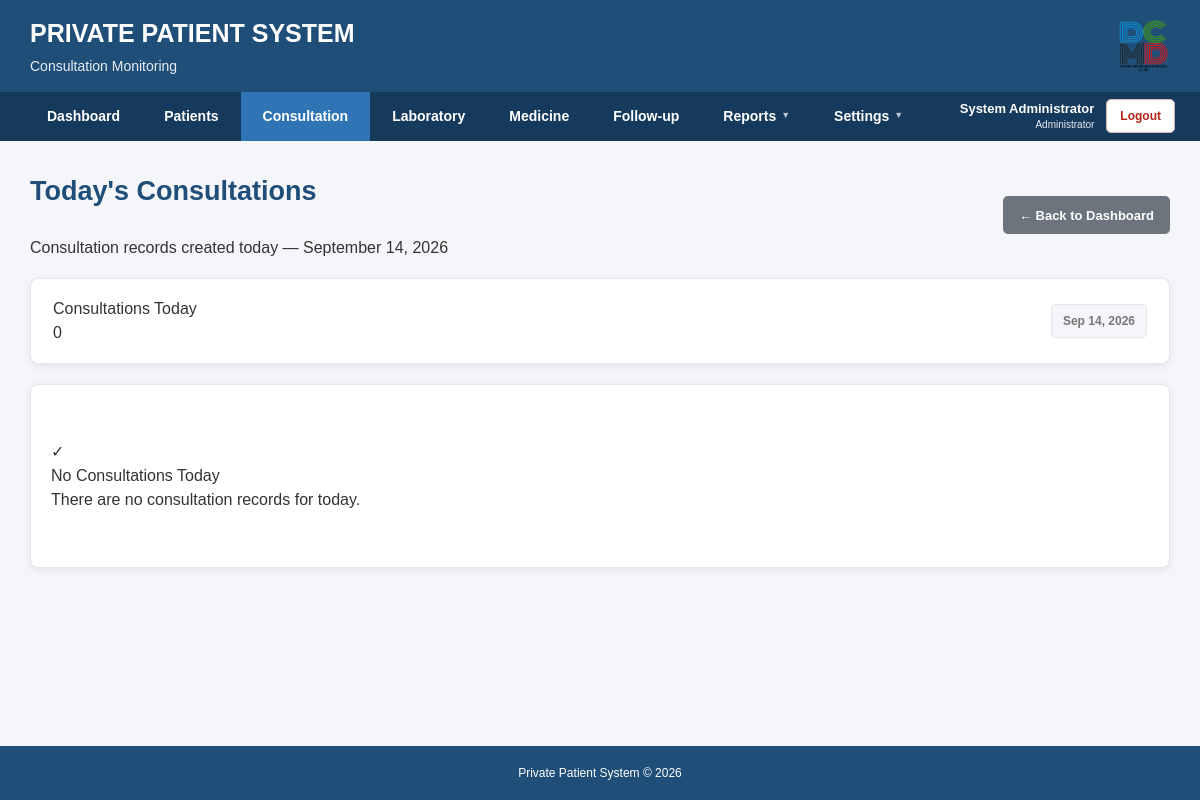
/private_patient_system/patients/todays_consultationdays.php (signed in), run on an earlier commit of the app's database.
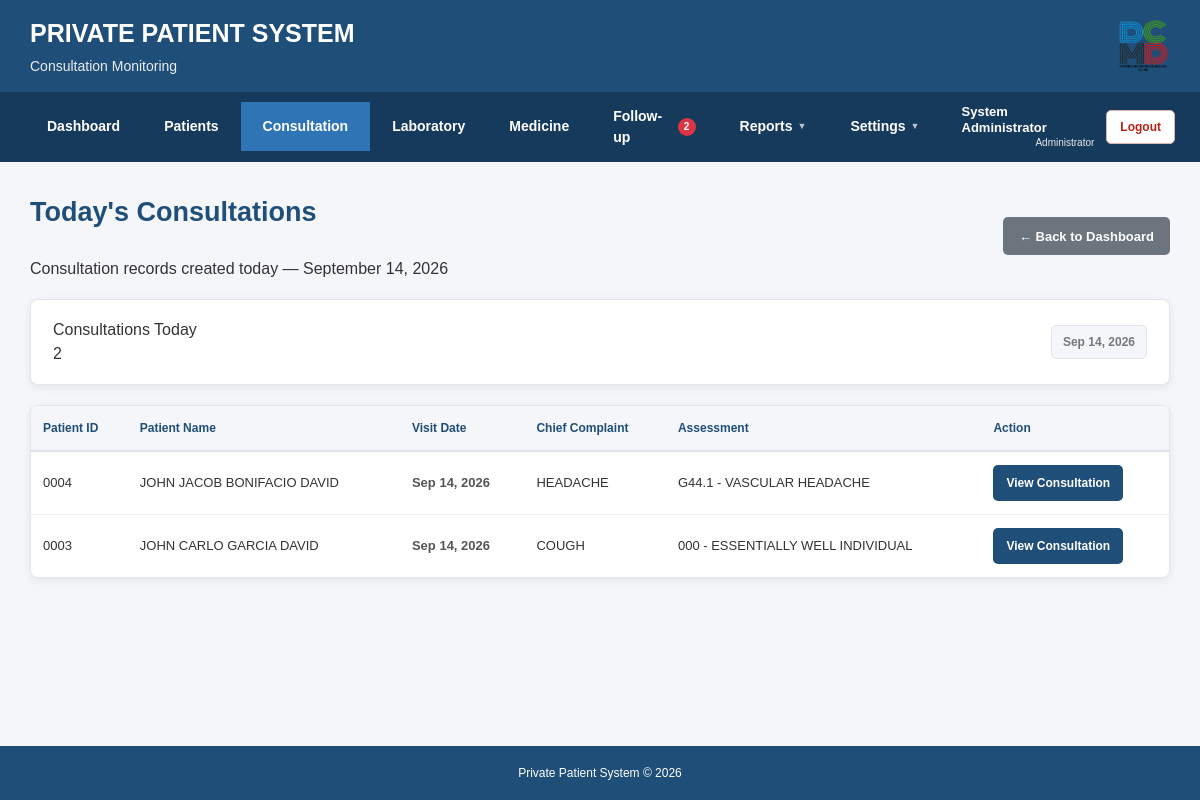
And on a later commit of the database.
### tables this page shows
CREATE TABLE IF NOT EXISTS `consultations` (
  `id` int(11) NOT NULL AUTO_INCREMENT,
  `patient_id` int(11) NOT NULL,
  `visit_date` date NOT NULL,
  `chief_complaint` text,
  `history_illness` text,
  `blood_pressure` varchar(20) DEFAULT NULL,
  `bp_status` varchar(50) DEFAULT NULL,
  `temperature` decimal(4,1) DEFAULT NULL,
  `pulse_rate` int(11) DEFAULT NULL,
  `respiratory_rate` int(11) DEFAULT NULL,
  `oxygen_saturation` int(11) DEFAULT NULL,
  `weight` decimal(5,2) DEFAULT NULL,
  `height` decimal(5,2) DEFAULT NULL,
  `bmi` decimal(5,2) DEFAULT NULL,
  `bmi_status` varchar(30) DEFAULT NULL,
  `assessment` text,
  `medication` text,
  `management` text,
  `follow_up_date` date DEFAULT NULL,
  `remarks` text,
  `created_at` timestamp NOT NULL DEFAULT CURRENT_TIMESTAMP,
  `follow_up_status` varchar(30) NOT NULL DEFAULT 'PENDING',
  PRIMARY KEY (`id`),
  KEY `patient_id` (`patient_id`)
);

CREATE TABLE IF NOT EXISTS `patients` (
  `id` int(11) NOT NULL AUTO_INCREMENT,
  `patient_id` varchar(10) NOT NULL,
  `last_name` varchar(100) NOT NULL,
  `first_name` varchar(100) NOT NULL,
  `middle_name` varchar(100) DEFAULT NULL,
  `birthdate` date NOT NULL,
  `sex` enum('Male','Female') NOT NULL,
  `civil_status` varchar(30) DEFAULT NULL,
  `philhealth_no` varchar(30) DEFAULT NULL,
  `philhealth_yakap_status` varchar(30) DEFAULT NULL,
  `address` text,
  `contact_no` varchar(20) DEFAULT NULL,
  `email` varchar(150) DEFAULT NULL,
  `emergency_contact` varchar(150) DEFAULT NULL,
  `emergency_contact_no` varchar(20) DEFAULT NULL,
  `date_registered` date NOT NULL,
  `status` enum('Active','Inactive','Deceased') NOT NULL DEFAULT 'Active',
  `created_at` timestamp NOT NULL DEFAULT CURRENT_TIMESTAMP,
  PRIMARY KEY (`id`),
  UNIQUE KEY `patient_id` (`patient_id`)
);

### private_patient_system/patients/todays_consultationdays.php (the view, shortened to what the changed rows need)
<?php
require_once "../config/database.php";
$activePage = "consultations";
$today = date("Y-m-d");
$sql = "
    SELECT
        c.id,
        c.patient_id,
        c.visit_date,
        c.chief_complaint,
        c.assessment,
        p.patient_id AS patient_number,
        p.first_name,
        p.middle_name,
        p.last_name
    FROM consultations c
    INNER JOIN patients p
        ON c.patient_id = p.id
    WHERE c.visit_date = ?
    ORDER BY c.id DESC
";
$stmt = $conn->prepare($sql);
$stmt->bind_param(
    "s",
    $today
);
$stmt->execute();
$result = $stmt->get_result();
$totalToday = $result->num_rows;
include __DIR__ . "/../includes/header.php";
include __DIR__ . "/../includes/navigation.php";
?>
<main class="main-container consultation-days-page">
    <div class="section-header consultation-days-header">
        <div>
            <h2 class="page-title">
                Today's Consultations
            </h2>
        </div>
    </div>
    <div class="card consultation-count-card">
        <div class="consultation-count-content">
            <div>
                <div class="summary-label">
                    Consultations Today
                </div>
                <div class="summary-number">
                    <?php echo $totalToday; ?>
                </div>
            </div>
        </div>
    </div>
    <div class="card consultation-days-table-card">
        <?php if ($totalToday > 0) { ?>
            <div class="table-container consultation-days-table-container">
                <table class="consultation-days-table">
                    <thead>
                        <tr>
                            <th>
                                Patient ID
                            </th>
                            <th>
                                Patient Name
                            </th>
                            <th>
                                Visit Date
                            </th>
                            <th>
                                Chief Complaint
                            </th>
                            <th>
                                Assessment
                            </th>
                            <th>
                                Action
                            </th>
                        </tr>
                    </thead>
                    <tbody>
                    <?php while ($row = $result->fetch_assoc()) { ?>
                        <?php
                        $fullName =
                            $row['first_name'];
                        if (!empty($row['middle_name'])) {
                            $fullName .=
                                " " .
                                $row['middle_name'];
                        }
                        $fullName .=
                            " " .
                            $row['last_name'];
                        ?>
                        <tr>
                            <td>
                                <span class="patient-id">
                                    <?php
                                    echo htmlspecialchars(
                                        $row['patient_number']
                                    );
                                    ?>
                                </span>
                            </td>
                            <td>
                                <span class="patient-name">
                                    <?php
                                    echo htmlspecialchars(
                                        $fullName
                                    );
                                    ?>
                                </span>
                            </td>
                            <td>
                                <span class="consultation-date">
                                    <?php
                                    echo date(
                                        "M d, Y",
                                        strtotime(
                                            $row['visit_date']
                                        )
                                    );
                                    ?>
                                </span>
                            </td>
                            <td class="consultation-text-cell">
                                <?php
                                if (
                                    !empty(
                                        $row['chief_complaint']
                                    )
                                ) {
                                    echo htmlspecialchars(
                                        $row['chief_complaint']
                                    );
                                } else {
                                    echo "—";
                                }
                                ?>
                            </td>
                            <td class="consultation-text-cell">
                                <?php
                                if (
                                    !empty(
                                        $row['assessment']
                                    )
                                ) {
                                    echo htmlspecialchars(
                                        $row['assessment']
                                    );
                                } else {
                                    echo "—";
                                }
                                ?>
                            </td>
                            <td>
                                <a
                                    href="consultation_view.php?id=<?php echo urlencode($row['id']); ?>"
                                    class="btn btn-primary consultation-view-btn"
                                >
                                    View Consultation
                                </a>
                            </td>
                        </tr>
                    <?php } ?>
                    </tbody>
                </table>
            </div>
        <?php } else { ?>
            <div class="empty-state consultation-empty-state">
                <div class="empty-icon">
                    ✓
                </div>
                <div class="empty-title">
                    No Consultations Today
                </div>
                <div class="empty-description">
                    There are no consultation records for today.
                </div>
            </div>
        <?php } ?>
    </div>
</main>
<?php
include __DIR__ . "/../includes/footer.php";
?>

### private_patient_system/includes/navigation.php (shortened to what the changed rows need)
<?php
$followUpDueSoonCount = 0;
if (isset($conn)) {
    $followUpNotificationSql = "
        SELECT COUNT(*) AS total
        FROM consultations c
        INNER JOIN patients p
            ON c.patient_id = p.id
        WHERE
            UPPER(TRIM(p.status)) != 'DECEASED'
            AND c.follow_up_date IS NOT NULL
            AND (
                UPPER(TRIM(c.follow_up_status)) = 'PENDING'
                OR UPPER(TRIM(c.follow_up_status)) = 'ACTIVE'
            )
            AND c.follow_up_date >= CURDATE()
            AND c.follow_up_date <= DATE_ADD(CURDATE(), INTERVAL 7 DAY)
    ";
    $followUpNotificationResult = $conn->query(
        $followUpNotificationSql
    );
    if ($followUpNotificationResult) {
        $followUpNotificationRow =
            $followUpNotificationResult->fetch_assoc();
        if ($followUpNotificationRow) {
            $followUpDueSoonCount = intval(
                $followUpNotificationRow["total"]
            );
        }
    }
}
?>
<nav class="navigation">
    <div class="navigation-inner">
        <div class="navigation-menu">
            <a
                href="/private_patient_system/patients/follow_up.php?type=due"
                class="nav-link nav-follow-up <?php echo ($activePage == 'follow_up') ? 'active' : ''; ?>"
            >
                <span>
                    Follow-up
                </span>
                <?php if ($followUpDueSoonCount > 0) { ?>
                    <span class="follow-up-notification">
                        <?php
                        echo $followUpDueSoonCount;
                        ?>
                    </span>
                <?php } ?>
            </a>
        </div>
    </div>
</nav>

What changed in the data, as far as the page shows it:
added consultations: patient.patient_id "0004", patient.last_name "JOHN JACOB BONIFACIO DAVID", visit_date "Sep 14, 2026", chief_complaint "HEADACHE", assessment "G44.1 - VASCULAR HEADACHE"
added consultations: patient.patient_id "0003", patient.last_name "JOHN CARLO GARCIA DAVID", visit_date "Sep 14, 2026", chief_complaint "COUGH", assessment "000 - ESSENTIALLY WELL INDIVIDUAL"
Also different on the page:
$followUpDueSoonCount: (not shown) → "2"
$totalToday: "0" → "2"
text no longer shown: "✓ No Consultations Today There are no consultation records for today."
text now shown: "Patient ID Patient Name Visit Date Chief Complaint Assessment Action"
